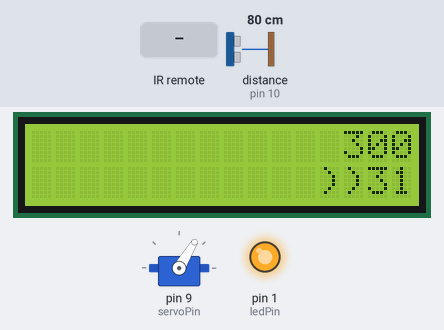
Bench run of a sketch on a simulated Arduino Uno, built with avr-gcc and run on an emulated ATmega328P. On the bench: 16×2 character LCD, servo, output pins drawn as LEDs (lit = HIGH). Wiring (inferred from the names in the program): ultrasonic range finder: trigger pin 11; echo pin 10. The inputs (shaded band) are chosen by the test bench; at power-on: distance to the obstacle (sensor on pin 10) 80 cm. The echo pulse lasts 58.3 µs per cm; pins used as bus, display or sensor lines are not drawn.

Above: at 1.2 s.
1.3 s: distance to the obstacle (sensor on pin 10) set to 120 cm
At 2.6 s:
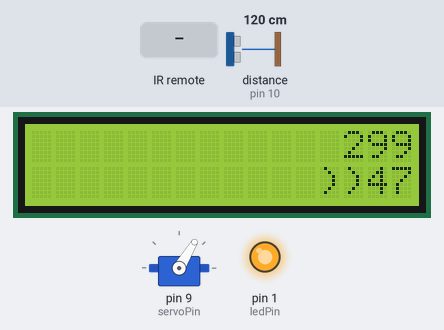
4.2 s: distance to the obstacle (sensor on pin 10) set to 2 cm
At 5.2 s:
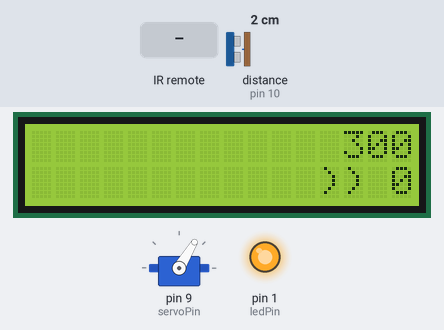
6.2 s: infrared code 0x1EE17887 received
At 7.3 s:
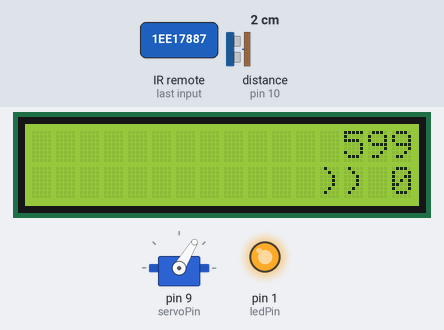
9.0 s: distance to the obstacle (sensor on pin 10) set to 4 cm
At 9.8 s:
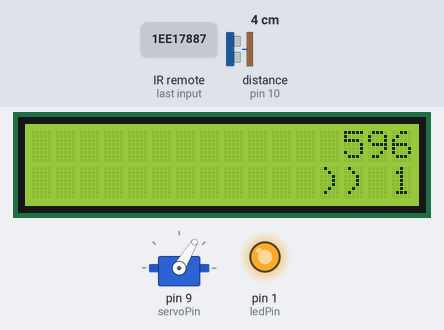
Timing chart, 0 to 12.0 s (numbered marks = the images above; inputs shaded):
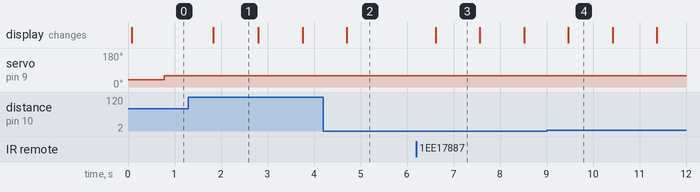

Measured:
- after the input at 1.3 s, the display: changes after 0.54 s (image 1)
- after the input at 6.2 s, the display: changes after 0.41 s (image 3)
- what the display in image 4 shows lasts 0.9 s, from 9.5 s to 10.4 s

The sketch:

Monitor.ino
```cpp
// include the library code:
#include <LiquidCrystal.h>
#include <Servo.h>
#include "IRremote.h"

// initialize the library by associating any needed LCD interface pin
// with the arduino pin number it is connected to
const int rs = 12, en = 0 /*11*/, d4 = 5, d5 = 4, d6 = 3, d7 = 2;
LiquidCrystal lcd(rs, en, d4, d5, d6, d7);
// 12 pins needed (left to right)
// VSS => GND
// VDD => 5V
// V0 => pot
// RS => pin 12
// RW => GND
// E => pin 0
// D4 => pin 5
// D5 => pin 4
// D6 => pin 3
// D7 => pin 2
// A => 5V backlight (need 220ohm?)
// K => GND

const int pingPin = 11;
const int pongPin = 10;

const int servoPin = 9;
Servo servo;

int engaged = 950;
int disengaged = 1150;

const int buttonPin = 8;
const int ledPin = 1;

// state of the monitor: 0=off, >0=countdown
int countdown = 0;

// backlight status: 0=off; 1-10=countdown; 100=always on
const int alwaysOn = 100;
const int backlightCountdown = 10;
int backlight = backlightCountdown;

const int distanceThreshold = 32; // inches
const int countdownReset = 300;
const int countdownIncrement = 300;

const int RECV_PIN = 7;
IRrecv irrecv(RECV_PIN);
decode_results results;

byte custChars[8][8] = {
  { // 0
    B11000,
    B11000,
    B11000,
    B11000,
    B11000,
    B11000,
    B11000,
    B11000,
  },
  { // 1
    B11111,
    B11111,
    B11000,
    B11000,
    B11000,
    B11000,
    B11000,
    B11000,
  },
  { // 2
    B11000,
    B11000,
    B11000,
    B11000,
    B11000,
    B11000,
    B11111,
    B11111,
  },
  { // 3
    B11111,
    B11111,
    B11000,
    B11000,
    B11000,
    B11000,
    B11111,
    B11111,
  },
  { // 4
    B11111,
    B11111,
    B00000,
    B00000,
    B00000,
    B00000,
    B00000,
    B00000,
  },
  { // 5
    B11111,
    B11111,
    B00000,
    B00000,
    B00000,
    B00000,
    B11111,
    B11111,
  },
  { // 6
    B00000,
    B00000,
    B00000,
    B00000,
    B00000,
    B00000,
    B11111,
    B11111,
  },
  { // 7
    B11000,
    B11000,
    B00000,
    B00000,
    B00000,
    B00000,
    B11000,
    B11000,
  },
};

// TL, TR, BL, BR
const byte B = 32; // " "
const byte digits[10][4] = {
  {1, 0, 2, 0}, // 0
  {B, 0, B, 0}, // 1
  {4, 0, 3, 7}, // 2
  {5, 0, 6, 0}, // 3
  {2, 0, B, 0}, // 4
  {3, 7, 6, 0}, // 5
  {3, 7, 2, 0}, // 6
  {4, 0, B, 0}, // 7
  {3, 0, 2, 0}, // 8
  {3, 0, 6, 0}  // 9
};

void setup() {
  // initialize serial communication: Serial.begin(9600);
  pinMode(pingPin, OUTPUT);
  pinMode(pongPin, INPUT);
  pinMode(buttonPin, INPUT);
  pinMode(ledPin, OUTPUT);
  digitalWrite(ledPin, HIGH);

  // set up the LCD's number of columns and rows:
  lcd.begin(16, 2);
  for (int i = 0; i < 8; i++) {
    lcd.createChar(i, custChars[i]);
  }
  irrecv.enableIRIn();
}

void loop() {
  // establish variables for duration of the ping, and the distance result
  // in inches and centimeters:
  long duration, inches, cm;

  // The PING))) is triggered by a HIGH pulse of 2 or more microseconds.
  // Give a short LOW pulse beforehand to ensure a clean HIGH pulse:
  digitalWrite(pingPin, LOW);
  delayMicroseconds(2);
  digitalWrite(pingPin, HIGH);
  delayMicroseconds(5);
  digitalWrite(pingPin, LOW);

  // The same pin is used to read the signal from the PING))): a HIGH pulse
  // whose duration is the time (in microseconds) from the sending of the ping
  // to the reception of its echo off of an object.
  duration = pulseIn(pongPin, HIGH);

  // convert the time into a distance
  inches = microsecondsToInches(duration);
  // cm = microsecondsToCentimeters(duration);

  lcd.setCursor(12, 1);
  lcd.print("))");
  if (inches > 99) {
    lcd.print("99");
  } else if (inches <= 9) {
    lcd.print(" ");
    lcd.print(inches);
  } else {
    lcd.print(inches);
  }

  if (irrecv.decode(&results)){
    switch (results.value) {
      /* Increase countdown */
      case 0x9CB47: // Sony Up
      case 0x1EE17887: // Yamaha Up
      case 0xC12F41BE: // Projector Up
      case 0xC20370A1: // Panasonic Up
      case 0x91CA2EE3: // From ir blaster projector up
        backlightOn();
        if (countdown <= 0) {
          // monitor is off; turn on the monitor
          onOffButton();
        }
        countdown += countdownIncrement;
        break;
      /* Decrease countdown */
      case 0x5CB47: // Sony Down
      case 0x1EE1F807: // Yamaha Down
      case 0xC12FA15E: // Projector Down
      case 0x81930A09: // Panasonic Down
      case 0xF24340FD: // From ir blaster projector down
        backlightOn();
        if (countdown > 0) { // decrease only if >0 otherwise no-op
          countdown -= countdownIncrement;
          if (countdown <= 0) {
            // time is up; turn off the monitor
            countdown = 0;
            onOffButton();
          }
        }
        break;
      /* Toggle backlight */
      case 0xBCB47: // Sony Enter
      case 0x1EE15DA2: // Yamaha Dimmer
      case 0xC12F619E: // Projector Enter
      case 0xBB0ED9E1: // Panasonic OK
      case 0xC4400F1F: // From ir blaster projector ok
        if (backlight == alwaysOn) {
          digitalWrite(ledPin, LOW); // turn backlight off
          backlight = 0;
        } else {
          digitalWrite(ledPin, HIGH); // turn backlight on
          backlight = alwaysOn;
        }
        break;
      default: // take the lower 6 hex and print as YYMMDD
        byte valid = 1;
        for (int i = 5; i >= 0; i--) {
          byte hexDigit = (results.value >> (i*4)) & 0xF;
          if (hexDigit > 0x9) { // not a digit, pass
            valid = 0;
          }
        }
        if (valid) printDate(results.value);
        break;
    }

    irrecv.resume();
  }


  if (inches < distanceThreshold) {
    backlightOn();
    if (countdown <= countdownReset) { // prop it back up to countdownReset value
      showCountdown(countdownReset);
      if (countdown <= 0) {
        // monitor is off; turn on the monitor
        onOffButton();
      }
      countdown = countdownReset;
    } else { // continue to decrement
      countdown = countdown - 1;
      showCountdown(countdown);
    }
  } else {
    countdown = countdown - 1;
    if (countdown == 0) {
      // time is up; turn off the monitor
      showCountdown(0);
      countdown = 0;
      onOffButton();
    } else if (countdown < 0) {
      countdown = 0;
      showCountdown(countdown);
    } else {
      showCountdown(countdown);
    }
  }
  delay(950);
  backlightDec();
}

long microsecondsToInches(long microseconds) {
  // According to Parallax's datasheet for the PING))), there are 73.746
  // microseconds per inch (i.e. sound travels at 1130 feet per second).
  // This gives the distance travelled by the ping, outbound and return,
  // so we divide by 2 to get the distance of the obstacle.
  // See: http://www.parallax.com/dl/docs/prod/acc/28015-PING-v1.3.pdf
  return microseconds / 74 / 2;
}

long microsecondsToCentimeters(long microseconds) {
  // The speed of sound is 340 m/s or 29 microseconds per centimeter.
  // The ping travels out and back, so to find the distance of the object we
  // take half of the distance travelled.
  return microseconds / 29 / 2;
}

void onOffButton() {
  servo.attach(servoPin);
  servo.write(engaged);
  delay(300);
  servo.detach();
  delay(400);
  servo.attach(servoPin);
  servo.write(disengaged);
  delay(100);
  servo.detach();
}

void showCountdown(int count) {
  lcd.setCursor(12, 0);
  if (count < 1000) lcd.print(" ");
  if (count < 100) lcd.print(" ");
  if (count < 10) lcd.print(" ");
  lcd.print(count);
}

void backlightOn() {
  if (backlight != alwaysOn) {
    if (backlight == 0) {
      digitalWrite(ledPin, HIGH); // turn backlight on
    }
    backlight = backlightCountdown; // reset timer
  }
}

void backlightDec() {
  if (backlight != alwaysOn) {
    if (backlight != 0) {
      backlight = backlight - 1;
      if (backlight == 0) {
        digitalWrite(ledPin, LOW); // turn backlight off
      }
    }
  }
}

void printDate(long date) {
  backlightOn();
  lcd.setCursor(0, 0); // use write not print below
  for (int i = 5; i >= 0; i--) {
    byte hexDigit = (date >> (i*4)) & 0xF;
    lcd.write(digits[hexDigit][0]);
    lcd.write(digits[hexDigit][1]);
  }
  lcd.setCursor(0, 1); // next line
  for (int i = 5; i >= 0; i--) {
    byte hexDigit = (date >> (i*4)) & 0xF;
    lcd.write(digits[hexDigit][2]);
    lcd.write(digits[hexDigit][3]);
  }
}
```
